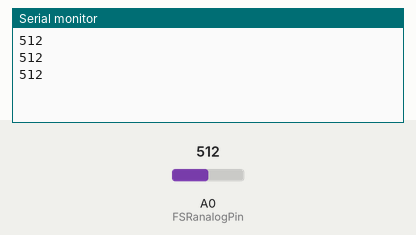
Simulated run of this sketch. Board: Arduino Uno, built with avr-gcc and run on an emulated ATmega328P. On the bench: the last lines printed to the serial monitor. Inputs (shaded band) come from the test bench; at power-on: A0 (FSRanalogPin) = 512.

Above: at 1.3 s.
1.4 s: A0 (FSRanalogPin) set to 716
At 1.9 s:
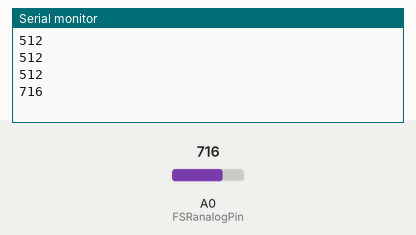
2.9 s: A0 (FSRanalogPin) set to 900
At 3.4 s:
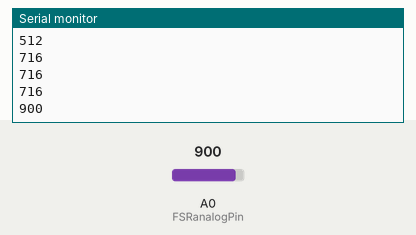
Timing chart, 0 to 5.9 s (numbered marks = the images above; inputs shaded):
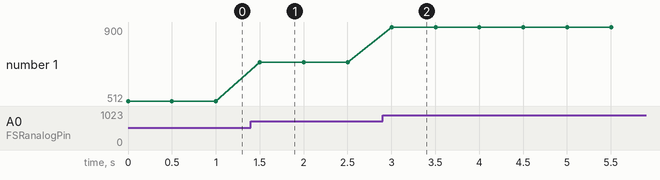

The sketch:

FSR_prova1.ino
```cpp
int FSRanalogPin=0;
int FSRreading;

void setup(void){
  Serial.begin(9600);
}

void loop(void){
  FSRreading=analogRead(FSRanalogPin);
  Serial.println(FSRreading);
  delay(500);
}
```

Measured:
- after the input at 1.4 s, the serial monitor: prints a new line after 0.10 s (image 1)
- after the input at 2.9 s, the serial monitor: prints a new line after 0.10 s (image 2)
- plotted number 1: 512 → 716 after the input at 1.4 s, 716 → 900 after the input at 2.9 s
